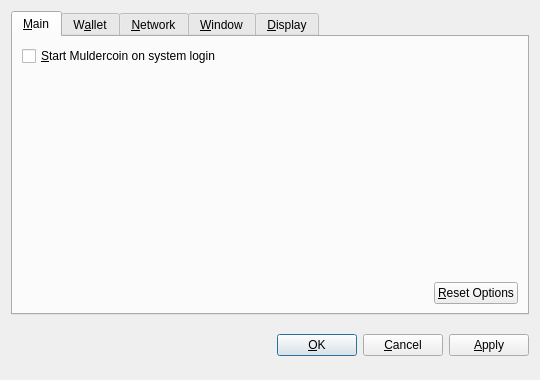
<?xml version="1.0" encoding="UTF-8"?>
<ui version="4.0">
 <class>OptionsDialog</class>
 <widget class="QDialog" name="OptionsDialog">
  <property name="geometry">
   <rect>
    <x>0</x>
    <y>0</y>
    <width>540</width>
    <height>380</height>
   </rect>
  </property>
  <property name="windowTitle">
   <string>Options</string>
  </property>
  <property name="modal">
   <bool>true</bool>
  </property>
  <layout class="QVBoxLayout" name="verticalLayout">
   <item>
    <widget class="QTabWidget" name="tabWidget">
     <property name="tabPosition">
      <enum>QTabWidget::North</enum>
     </property>
     <property name="currentIndex">
      <number>0</number>
     </property>
     <widget class="QWidget" name="tabMain">
      <attribute name="title">
       <string>&amp;Main</string>
      </attribute>
      <layout class="QVBoxLayout" name="verticalLayout_Main">
       <item>
        <widget class="QCheckBox" name="bitcoinAtStartup">
         <property name="toolTip">
          <string>Automatically start Muldercoin after logging in to the system.</string>
         </property>
         <property name="text">
          <string>&amp;Start Muldercoin on system login</string>
         </property>
        </widget>
       </item>
       <item>
        <spacer name="verticalSpacer_Main">
         <property name="orientation">
          <enum>Qt::Vertical</enum>
         </property>
         <property name="sizeHint" stdset="0">
          <size>
           <width>20</width>
           <height>40</height>
          </size>
         </property>
        </spacer>
       </item>
       <item>
        <layout class="QHBoxLayout" name="horizontalLayout_2_Main">
         <item>
          <spacer name="horizontalSpacer_2_Main">
           <property name="orientation">
            <enum>Qt::Horizontal</enum>
           </property>
           <property name="sizeHint" stdset="0">
            <size>
             <width>40</width>
             <height>20</height>
            </size>
           </property>
          </spacer>
         </item>
         <item>
          <widget class="QPushButton" name="resetButton">
           <property name="toolTip">
            <string>Reset all client options to default.</string>
           </property>
           <property name="text">
            <string>&amp;Reset Options</string>
           </property>
           <property name="autoDefault">
            <bool>false</bool>
           </property>
          </widget>
         </item>
        </layout>
       </item>
      </layout>
     </widget>
     <widget class="QWidget" name="tabWallet">
      <attribute name="title">
       <string>W&amp;allet</string>
      </attribute>
      <layout class="QVBoxLayout" name="verticalLayout_Network">
       <item>
        <widget class="QLabel" name="transactionFeeInfoLabel">
         <property name="text">
          <string>Optional transaction fee per kB that helps make sure your transactions are processed quickly. Most transactions are 1 kB.</string>
         </property>
         <property name="textFormat">
          <enum>Qt::PlainText</enum>
         </property>
         <property name="wordWrap">
          <bool>true</bool>
         </property>
        </widget>
       </item>
       <item>
        <layout class="QHBoxLayout" name="horizontalLayout_1_Main">
         <item>
          <widget class="QLabel" name="transactionFeeLabel">
           <property name="text">
            <string>Pay transaction &amp;fee</string>
           </property>
           <property name="textFormat">
            <enum>Qt::PlainText</enum>
           </property>
           <property name="buddy">
            <cstring>transactionFee</cstring>
           </property>
          </widget>
         </item>
         <item>
          <widget class="BitcoinAmountField" name="transactionFee"/>
         </item>
         <item>
          <spacer name="horizontalSpacer_1_Main">
           <property name="orientation">
            <enum>Qt::Horizontal</enum>
           </property>
           <property name="sizeHint" stdset="0">
            <size>
             <width>40</width>
             <height>20</height>
            </size>
           </property>
          </spacer>
         </item>
        </layout>
       </item>
       <item>
        <widget class="QLabel" name="label">
         <property name="text">
          <string>If you disable the spending of unconfirmed change, the change from a transaction cannot be used until that transaction has at least one confirmation. This also affects how your balance is computed.</string>
         </property>
         <property name="wordWrap">
          <bool>true</bool>
         </property>
        </widget>
       </item>
       <item>
        <widget class="QCheckBox" name="spendZeroConfChange">
         <property name="text">
          <string>Spend unconfirmed change  (experts only)</string>
         </property>
        </widget>
       </item>
       <item>
        <spacer name="verticalSpacer">
         <property name="orientation">
          <enum>Qt::Vertical</enum>
         </property>
         <property name="sizeHint" stdset="0">
          <size>
           <width>20</width>
           <height>40</height>
          </size>
         </property>
        </spacer>
       </item>
      </layout>
     </widget>
     <widget class="QWidget" name="tabNetwork">
      <attribute name="title">
       <string>&amp;Network</string>
      </attribute>
      <layout class="QVBoxLayout" name="verticalLayout_Network">
       <item>
        <widget class="QCheckBox" name="mapPortUpnp">
         <property name="toolTip">
          <string>Automatically open the Muldercoin client port on the router. This only works when your router supports UPnP and it is enabled.</string>
         </property>
         <property name="text">
          <string>Map port using &amp;UPnP</string>
         </property>
        </widget>
       </item>
       <item>
        <widget class="QCheckBox" name="connectSocks">
         <property name="toolTip">
          <string>Connect to the Muldercoin network through a SOCKS proxy (e.g. when connecting through Tor).</string>
         </property>
         <property name="text">
          <string>&amp;Connect through SOCKS proxy:</string>
         </property>
        </widget>
       </item>
       <item>
        <layout class="QHBoxLayout" name="horizontalLayout_Network">
         <item>
          <widget class="QLabel" name="proxyIpLabel">
           <property name="text">
            <string>Proxy &amp;IP:</string>
           </property>
           <property name="textFormat">
            <enum>Qt::PlainText</enum>
           </property>
           <property name="buddy">
            <cstring>proxyIp</cstring>
           </property>
          </widget>
         </item>
         <item>
          <widget class="QValidatedLineEdit" name="proxyIp">
           <property name="maximumSize">
            <size>
             <width>140</width>
             <height>16777215</height>
            </size>
           </property>
           <property name="toolTip">
            <string>IP address of the proxy (e.g. 127.0.0.1)</string>
           </property>
          </widget>
         </item>
         <item>
          <widget class="QLabel" name="proxyPortLabel">
           <property name="text">
            <string>&amp;Port:</string>
           </property>
           <property name="textFormat">
            <enum>Qt::PlainText</enum>
           </property>
           <property name="buddy">
            <cstring>proxyPort</cstring>
           </property>
          </widget>
         </item>
         <item>
          <widget class="QLineEdit" name="proxyPort">
           <property name="maximumSize">
            <size>
             <width>55</width>
             <height>16777215</height>
            </size>
           </property>
           <property name="toolTip">
            <string>Port of the proxy (e.g. 9050)</string>
           </property>
          </widget>
         </item>
         <item>
          <widget class="QLabel" name="socksVersionLabel">
           <property name="text">
            <string>SOCKS &amp;Version:</string>
           </property>
           <property name="textFormat">
            <enum>Qt::PlainText</enum>
           </property>
           <property name="buddy">
            <cstring>socksVersion</cstring>
           </property>
          </widget>
         </item>
         <item>
          <widget class="QValueComboBox" name="socksVersion">
           <property name="toolTip">
            <string>SOCKS version of the proxy (e.g. 5)</string>
           </property>
          </widget>
         </item>
         <item>
          <spacer name="horizontalSpacer_Network">
           <property name="orientation">
            <enum>Qt::Horizontal</enum>
           </property>
           <property name="sizeHint" stdset="0">
            <size>
             <width>40</width>
             <height>20</height>
            </size>
           </property>
          </spacer>
         </item>
        </layout>
       </item>
       <item>
        <spacer name="verticalSpacer_Network">
         <property name="orientation">
          <enum>Qt::Vertical</enum>
         </property>
         <property name="sizeHint" stdset="0">
          <size>
           <width>20</width>
           <height>40</height>
          </size>
         </property>
        </spacer>
       </item>
      </layout>
     </widget>
     <widget class="QWidget" name="tabWindow">
      <attribute name="title">
       <string>&amp;Window</string>
      </attribute>
      <layout class="QVBoxLayout" name="verticalLayout_Window">
       <item>
        <widget class="QCheckBox" name="minimizeToTray">
         <property name="toolTip">
          <string>Show only a tray icon after minimizing the window.</string>
         </property>
         <property name="text">
          <string>&amp;Minimize to the tray instead of the taskbar</string>
         </property>
        </widget>
       </item>
       <item>
        <widget class="QCheckBox" name="minimizeOnClose">
         <property name="toolTip">
          <string>Minimize instead of exit the application when the window is closed. When this option is enabled, the application will be closed only after selecting Quit in the menu.</string>
         </property>
         <property name="text">
          <string>M&amp;inimize on close</string>
         </property>
        </widget>
       </item>
       <item>
        <spacer name="verticalSpacer_Window">
         <property name="orientation">
          <enum>Qt::Vertical</enum>
         </property>
         <property name="sizeHint" stdset="0">
          <size>
           <width>20</width>
           <height>40</height>
          </size>
         </property>
        </spacer>
       </item>
      </layout>
     </widget>
     <widget class="QWidget" name="tabDisplay">
      <attribute name="title">
       <string>&amp;Display</string>
      </attribute>
      <layout class="QVBoxLayout" name="verticalLayout_Display">
       <item>
        <layout class="QHBoxLayout" name="horizontalLayout_1_Display">
         <item>
          <widget class="QLabel" name="langLabel">
           <property name="text">
            <string>User Interface &amp;language:</string>
           </property>
           <property name="textFormat">
            <enum>Qt::PlainText</enum>
           </property>
           <property name="buddy">
            <cstring>lang</cstring>
           </property>
          </widget>
         </item>
         <item>
          <widget class="QValueComboBox" name="lang">
           <property name="toolTip">
            <string>The user interface language can be set here. This setting will take effect after restarting Muldercoin.</string>
           </property>
          </widget>
         </item>
        </layout>
       </item>
       <item>
        <layout class="QHBoxLayout" name="horizontalLayout_2_Display">
         <item>
          <widget class="QLabel" name="unitLabel">
           <property name="text">
            <string>&amp;Unit to show amounts in:</string>
           </property>
           <property name="textFormat">
            <enum>Qt::PlainText</enum>
           </property>
           <property name="buddy">
            <cstring>unit</cstring>
           </property>
          </widget>
         </item>
         <item>
          <widget class="QValueComboBox" name="unit">
           <property name="toolTip">
            <string>Choose the default subdivision unit to show in the interface and when sending coins.</string>
           </property>
          </widget>
         </item>
        </layout>
       </item>
       <item>
        <widget class="QCheckBox" name="displayAddresses">
         <property name="toolTip">
          <string>Whether to show Muldercoin addresses in the transaction list or not.</string>
         </property>
         <property name="text">
          <string>&amp;Display addresses in transaction list</string>
         </property>
        </widget>
       </item>
       <item>
        <widget class="QCheckBox" name="coinControlFeatures">
         <property name="toolTip">
          <string>Whether to show coin control features or not.</string>
         </property>
         <property name="text">
          <string>Display coin &amp;control features (experts only!)</string>
         </property>
        </widget>
       </item>
       <item>
        <spacer name="verticalSpacer_Display">
         <property name="orientation">
          <enum>Qt::Vertical</enum>
         </property>
         <property name="sizeHint" stdset="0">
          <size>
           <width>20</width>
           <height>40</height>
          </size>
         </property>
        </spacer>
       </item>
      </layout>
     </widget>
    </widget>
   </item>
   <item>
    <layout class="QHBoxLayout" name="horizontalLayout_Buttons">
     <item>
      <spacer name="horizontalSpacer_1">
       <property name="orientation">
        <enum>Qt::Horizontal</enum>
       </property>
       <property name="sizeHint" stdset="0">
        <size>
         <width>40</width>
         <height>48</height>
        </size>
       </property>
      </spacer>
     </item>
     <item>
      <widget class="QLabel" name="statusLabel">
       <property name="font">
        <font>
         <weight>75</weight>
         <bold>true</bold>
        </font>
       </property>
       <property name="text">
        <string/>
       </property>
       <property name="textFormat">
        <enum>Qt::PlainText</enum>
       </property>
       <property name="wordWrap">
        <bool>true</bool>
       </property>
      </widget>
     </item>
     <item>
      <spacer name="horizontalSpacer_2">
       <property name="orientation">
        <enum>Qt::Horizontal</enum>
       </property>
       <property name="sizeHint" stdset="0">
        <size>
         <width>40</width>
         <height>48</height>
        </size>
       </property>
      </spacer>
     </item>
     <item>
      <widget class="QPushButton" name="okButton">
       <property name="text">
        <string>&amp;OK</string>
       </property>
      </widget>
     </item>
     <item>
      <widget class="QPushButton" name="cancelButton">
       <property name="text">
        <string>&amp;Cancel</string>
       </property>
       <property name="autoDefault">
        <bool>false</bool>
       </property>
      </widget>
     </item>
     <item>
      <widget class="QPushButton" name="applyButton">
       <property name="text">
        <string>&amp;Apply</string>
       </property>
       <property name="autoDefault">
        <bool>false</bool>
       </property>
      </widget>
     </item>
    </layout>
   </item>
  </layout>
 </widget>
 <customwidgets>
  <customwidget>
   <class>BitcoinAmountField</class>
   <extends>QSpinBox</extends>
   <header>bitcoinamountfield.h</header>
  </customwidget>
  <customwidget>
   <class>QValueComboBox</class>
   <extends>QComboBox</extends>
   <header>qvaluecombobox.h</header>
  </customwidget>
  <customwidget>
   <class>QValidatedLineEdit</class>
   <extends>QLineEdit</extends>
   <header>qvalidatedlineedit.h</header>
  </customwidget>
 </customwidgets>
 <resources/>
 <connections/>
</ui>
